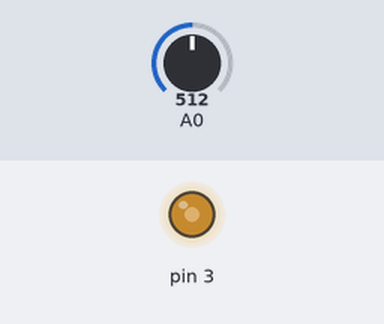
A sketch run on a simulated Arduino Uno, built with avr-gcc and run on an emulated ATmega328P. On the bench: output pins drawn as LEDs (lit = HIGH). The inputs (shaded band) are chosen by the test bench; at power-on: A0 = 512.

Above: at 1.2 s.
1.3 s: A0 set to 716
At 1.8 s:
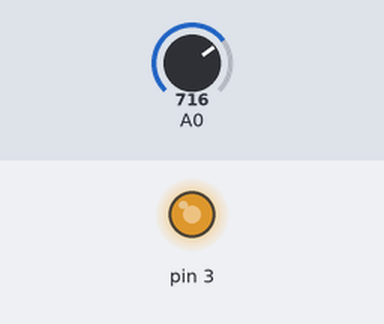
2.8 s: A0 set to 900
At 4.0 s:
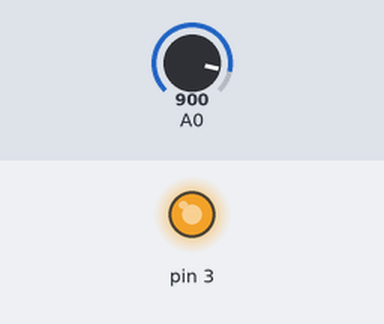
4.3 s: A0 set to 511
At 5.3 s:
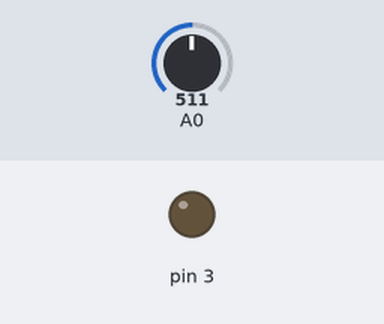
Timing chart, 0 to 7.3 s (numbered marks = the images above; inputs shaded):
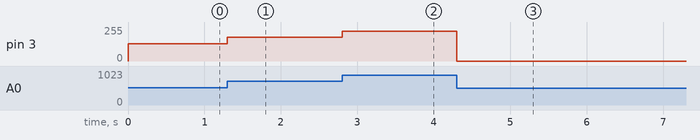

The sketch:

potenciometro.ino
```cpp
int pot1;

void setup() {
  pinMode(A0, INPUT);
  pinMode(3, OUTPUT);
}

void loop() {
  // Reads the amount of bits it receives, 1023 bits is its max
  pot1 = analogRead(A0);

  // 1023 is included since its the max, and pot1 between 4 since analogWrite max is 255
  pot1 > 511 && pot1 <= 1023 ? analogWrite(3, pot1 / 4) : analogWrite(3, 0);
}
```

Measured:
- after the input at 1.3 s, pin 3: 128/255 → 179/255 at once
- after the input at 2.8 s, pin 3: 179/255 → 225/255 at once
- after the input at 4.3 s, pin 3: 225/255 → 0/255 at once
